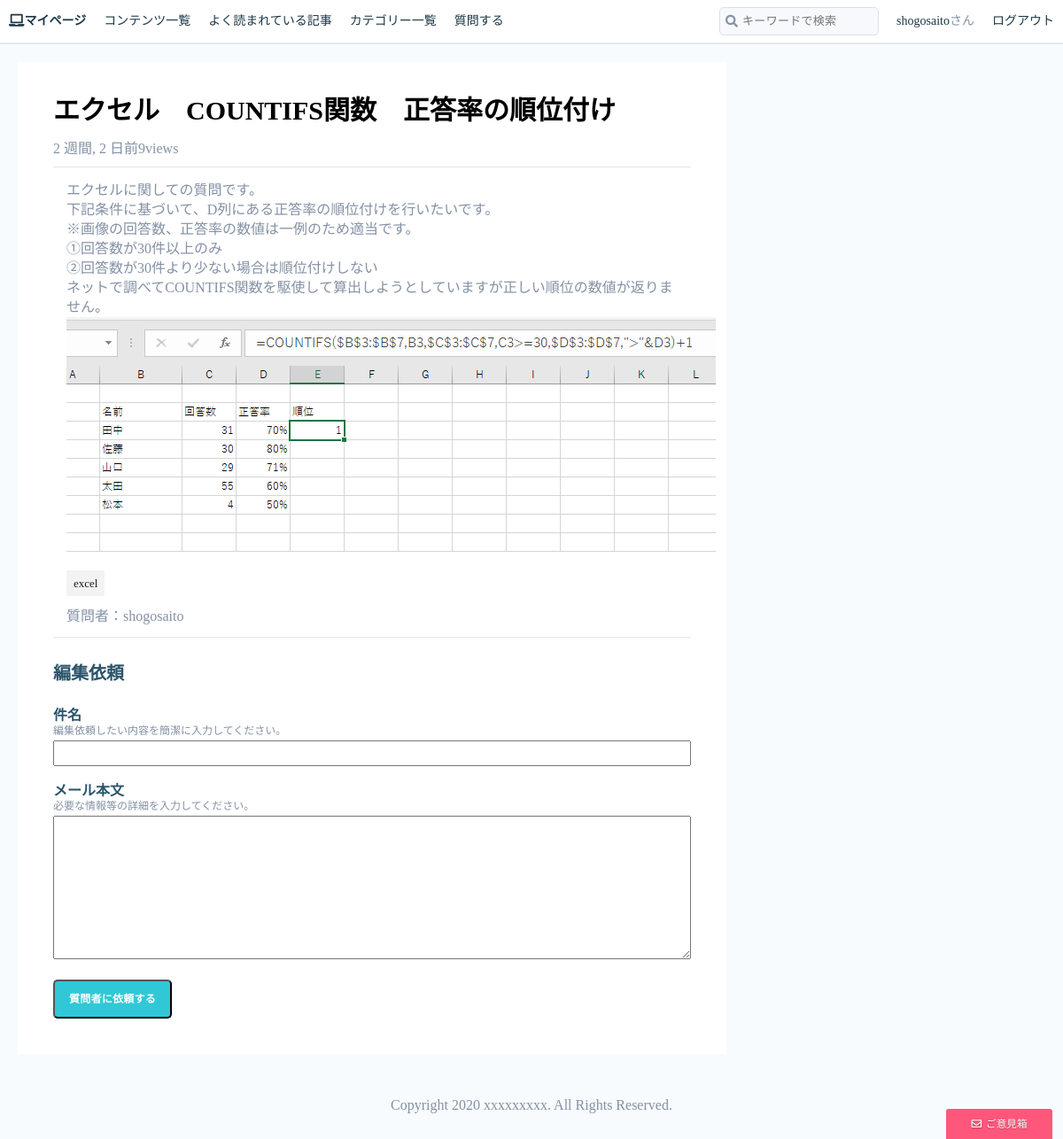
Screenshot of /qa/question_answer/14/question_request (signed in) with the database file from the repository.
### accounts/models.py (models this page shows)
class CustomUser(AbstractUser):
    email = models.CharField(verbose_name='メールアドレス', max_length=255)
    password = models.CharField(verbose_name='パスワード', max_length=255)
    def __str__(self):
        return self.username

### QA/models.py (models this page shows, shortened)
class QuestionModel(models.Model):
    title = models.CharField(max_length=255)
    category = models.ForeignKey(Category, on_delete=models.CASCADE)
    tags = models.CharField(max_length=255)
    content = RichTextUploadingField(config_name='non_admin')
    created_by = models.ForeignKey(CustomUser, on_delete=models.CASCADE)
    created_at = models.DateTimeField(auto_now_add=True)
    updated_at = models.DateTimeField(auto_now=True)
    views = models.PositiveIntegerField(default=0)

### QA/views.py (the view, shortened to what this page needs)
@login_required(login_url='/accounts/login/')
def QuestionRequest(request, pk):
    allcats = Category.objects.filter(parent=None)
    question = get_object_or_404(QuestionModel, pk=pk)
    if request.method == 'GET':
        form = RequestForm()
        return render(request, 'QA/questionRequest.html', {'form': form, 'allcats': allcats, 'question': question})

### QA/forms.py
class RequestForm(forms.ModelForm):
    class Meta:
        model = RequestModel
        fields = ('subject', 'message')
        labels = {
            'subject': '',
            'message': '',
        }
    def __init__(self, *args, **kwargs):
        super(RequestForm, self).__init__(*args, **kwargs)
        self.fields['subject'].widget.attrs['class'] = 'Form-Item-Input'
        self.fields['message'].widget.attrs['class'] = 'Form-Item-Textarea'

### blogs/models.py (called while the page is built)
    def __str__(self):
        return self.name

### templates/QA/questionRequest.html
{% extends 'base.html' %}
{% load static %}
{% block customcss %}
    <link rel="stylesheet" href="{% static 'css/style.css' %}">
    <link rel="stylesheet" href="{% static 'css/reset.css' %}">
    <link rel="stylesheet" href="{% static 'css/question.css' %}">
{% endblock customcss %}
{% block main %}
<div id="list-global-container">
    <div class="list-main-container">
        <div class="question-block">
            <div class="quetion-title-block">
                <h2 class="entry-title" id="question-list-title">{{question.title}}</h2>
                <p class="sub-title"><span>{{question.created_at|timesince}}前</span><span>{{question.views}}</span>views</p>
            </div>
            <div class="question-detail">
                {{question.content|safe}}
                <div class="p-tags">
                    <a href="p-tab-link">
                        <span class="p-tag-name">{{question.tags}}</span>
                    </a>
                </div>
                <div class="question-bottom">
                    <div>
                        質問者：{{question.created_by}}
                    </div>
                </div>
            </div>
        </div>
        <div class="answer-block">
            <div class="new-answer-block">
                <h3 class="new-answer-headline">編集依頼</h3>
                <form method="post" class="question container">{% csrf_token %}
                    <div class="Form-Item">
                        <div class="Form-Item-Label" for="subeject">
                            <h3 class="item-headline">件名</h3>
                            <p>編集依頼したい内容を簡潔に入力してください。</p>
                        </div>
                        {{form.subject}}
                    </div>
                    <div class="Form-Item">
                        <div class="Form-Item-Label" for="message">
                            <h3 class="item-headline">メール本文</h3>
                            <p>必要な情報等の詳細を入力してください。</p>
                        </div>
                        {{form.message}}
                    </div>
                    <input type="submit" class="btn" value="質問者に依頼する">
                </form>
            </div>
        </div>
    </div>
</div>
{% endblock main %}

### templates/base.html (shortened to what this page needs)
{% load static %}
<!doctype html>
<html lang="ja">
  <head>
    {% block customcss %}
    {% endblock customcss %}
    <link rel="stylesheet" href="https://use.fontawesome.com/releases/v5.15.1/css/all.css">
  </head>
  <body>
  <div id="global-container">
    <div id="container">
        <header>
            <ul class="h-left">
                {% if user.id %}
                <li><a href="{% url 'mypage' user.id %}"><i class="fas fa-laptop">マイページ</i></a></li>
                {% else %}
                <li><a href="{% url 'toppage' %}"><i class="fas fa-laptop">トップページ</i></a></li>
                {% endif %}
                <li><a href="{%url 'all_contents'%}">コンテンツ一覧</a></li>
                <li><a href="{%url 'ranking'%}">よく読まれている記事</a></li>
                <li class="ctg-lists"><a href="#">カテゴリー一覧</a></li>
                <li><a href="{%url 'question_list' pk=1 %}">質問する</a></li>
            </ul>
            <ul class="h-right">
                <li>
                    <form class="search-box" action="{% url 'search' %}" method="GET">
                            <input type="search" class="input-search" style="font-size: 13px; width: 180px;" placeholder="キーワードで検索" name="key_search" value="{{ request.GET.key_search }}" >
                            <i class="search-icon fas fa-search"></i>
                    </form>
                </li>
                {% if user.id %}
                <li><a href="{% url 'mypage' user.id %}">{{ user.username }}</a>さん</li>
                <li><a href="{% url 'logout' %}">ログアウト</a></li>
                {% else %}
                <li><a href="{% url 'login' %}">ログイン</a></li>
                <li><a class="btn" href="{% url 'create' %}">無料会員登録</a></li>
                {% endif %}
            </ul>
        </header>
        {% block main %}
        {% endblock main%}
        <div id="react-contact-button">
        <a href="{% url 'contact'%}">
            <div class="c-btn c-btn--feedback" id="contact-button">
            <span class="far fa-envelope u-mr5"></span>ご意見箱
            </div>
        </a>
        </div>
        <footer>
            Copyright 2020 xxxxxxxxx. All Rights Reserved.
        </footer>
    </div>
  </div>
 </body>
</html>

### static/css/style.css (style rules this page uses)
* { box-sizing: border-box; }
body { color: #8491a5; font-family: "AvenirNext", "Lato", "Hirago KakuGothic ProN", Meiryo, sans-serif; font-size: 1rem; background-color: #f8fbfe; }
a { text-decoration: none; color: #1c3746; }
h1, h2, h3, h4, h5, h6 { color: #2b546a; font-weight: normal; }
#container { background-color: #f8fbfe; }
.btn { display: inline-block; text-align: center; padding: 0px 16px; text-decoration: none; cursor: pointer; transition: all 0.3s ease-in-out 0s; color: rgb(255, 255, 255); background-color: rgb(48, 200, 214); font-size: 0.75rem; min-width: 110px; line-height: 40px; font-family: AvenirNext, Lato, "Hirago KakuGothic ProN", Meiryo, sans-serif; border-radius: 5px; font-weight: bold; letter-spacing: 0.02em; }
.c-btn { transition: all 0.3s ease; -webkit-user-select: none; -moz-user-select: none; -ms-user-select: none; -o-user-select: none; user-select: none; display: inline-block; margin-bottom: 0; padding: 0; font-size: 0.8125rem; text-align: center; min-width: 140px; height: 45px; line-height: 45px; white-space: nowrap; cursor: pointer; color: #fff; border: 1px solid transparent; border-radius: 2px; }
.c-btn--feedback { background-color: #ff577b; border-radius: 3px 3px 0 0; font-size: 0.725rem; min-width: 120px; height: 34px; line-height: 34px; text-shadow: 0 1px 1px rgba(0, 0, 0, 0.3); z-index: 81; position: fixed; bottom: 0; right: 12px; }
.u-mr5 { margin-right: 5px; }
header li { line-height: 48px; margin: 0 10px; font-size: 14px; }
header { background-color: white; overflow: hidden; border-bottom: 2px solid #e6eaee !important; }
.h-left { float: left; display: flex; }
.h-right { float: right; display: flex; }
.search-box { position: relative; }
.input-search { transition: border 0.1s linear, background-color 0.1s linear; width: 100%; height: 32px; padding: 5px 5px 5px 25px; color: #2b546a; background-color: #f7f9fc; border: 1px solid #d9e0e7; border-radius: 5px; letter-spacing: 0.02em; width: 100px; }
.search-icon { display: inline-block; position: absolute; top: 50%; left: 7px; transform: translateY(-50%); }
footer { text-align: center; padding: 30px 0 !important; }
#list-global-container { margin: 0 auto; display: flex; padding: 20px 0; }
.list-main-container { background-color: #ffffff; width: 66.66666667%; margin: 0 20px; padding: 40px; }
.entry-title { color: black; font-size: 30px; margin-bottom: 40px; }
.p-tag-name { font-size: 13px; line-height: 1em; color: #1a1a1a; display: inline-block; padding: 8px 8px; border-radius: 2px; text-decoration: none; background: #f3f3f3; }

### static/css/question.css (style rules this page uses)
#question-list-title { margin: 0; font-weight: bold; }
.question-detail { padding: 0 15px; }
.question-detail p { line-height: 22px; }
.answer-counts, .new-answer-headline { margin-top: 30px; margin-bottom: 30px; font-size: 20px; font-weight: bold; }
.Form-Item { margin-bottom: 20px; }
.item-headline { font-weight: bold; }
.Form-Item-Label p { font-size: 12px; margin-top: 3px; }
.Form-Item-Label { margin-bottom: 5px; }
.Form-Item-Input, .django-ckeditor-widget, .Form-Item-Textarea { width: 100%; padding: 5px; }
.question-block { padding-bottom: 15px; border-bottom:1px solid#E3E6E8; }
.quetion-title-block { padding-bottom: 12px; border-bottom:1px solid #E3E6E8 ; margin-bottom: 15px; }
.sub-title { margin-top: 20px; }
.p-tags { margin-top:15px; }
.question-bottom { margin-top: 15px; display: flex; justify-content: space-between; }

### rows the page displays
CustomUser: username "shogosaito"
QuestionModel: title "エクセル COUNTIFS関数 正答率の順位付け", created_at "2 週間, 2 日", views "9", content "エクセルに関しての質問です。 下記条件に基づいて、D列にある正答率の順位付けを行いたいです。 ※画像の回答数、正答率の数値は一例のため適当です。 ①回答数が30件以上のみ ②回答数が30件より少ない場合は順位付けしない ネットで調べてCOUNTIFS関数を駆使して算出しようとしていますが正しい順位の数値が返りません。", content (picture), tags "excel", created_by "shogosaito"
